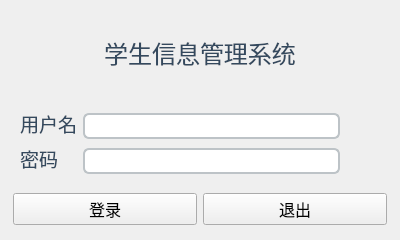
<?xml version="1.0" encoding="UTF-8"?>
<ui version="4.0">
 <class>page_login</class>
 <widget class="QWidget" name="page_login">
  <property name="geometry">
   <rect>
    <x>0</x>
    <y>0</y>
    <width>400</width>
    <height>240</height>
   </rect>
  </property>
  <property name="minimumSize">
   <size>
    <width>400</width>
    <height>240</height>
   </size>
  </property>
  <property name="maximumSize">
   <size>
    <width>400</width>
    <height>240</height>
   </size>
  </property>
  <property name="windowTitle">
   <string>登录</string>
  </property>
  <property name="windowIcon">
   <iconset resource="res.qrc">
    <normaloff>:/image/login.png</normaloff>:/image/login.png</iconset>
  </property>
  <property name="toolTip">
   <string>这是登录窗口</string>
  </property>
  <layout class="QGridLayout" name="gridLayout_3">
   <item row="0" column="0">
    <widget class="QLabel" name="label_3">
     <property name="minimumSize">
      <size>
       <width>0</width>
       <height>60</height>
      </size>
     </property>
     <property name="font">
      <font>
       <family>Agency FB</family>
       <pointsize>18</pointsize>
      </font>
     </property>
     <property name="styleSheet">
      <string notr="true">QLabel{color:#34495e;}</string>
     </property>
     <property name="text">
      <string>学生信息管理系统</string>
     </property>
     <property name="alignment">
      <set>Qt::AlignCenter</set>
     </property>
    </widget>
   </item>
   <item row="1" column="0">
    <widget class="QWidget" name="widget_2" native="true">
     <property name="font">
      <font>
       <family>Agency FB</family>
       <pointsize>14</pointsize>
      </font>
     </property>
     <property name="styleSheet">
      <string notr="true">QLabel{color:#34495e;}
QLineEdit{border:2px solid #bdc3c7;min-height:22;border-radius:6}</string>
     </property>
     <layout class="QGridLayout" name="gridLayout_2">
      <item row="0" column="0">
       <widget class="QLabel" name="label">
        <property name="font">
         <font>
          <family>Agency FB</family>
          <pointsize>14</pointsize>
         </font>
        </property>
        <property name="text">
         <string>用户名</string>
        </property>
       </widget>
      </item>
      <item row="1" column="0">
       <widget class="QLabel" name="label_2">
        <property name="font">
         <font>
          <family>Agency FB</family>
          <pointsize>14</pointsize>
         </font>
        </property>
        <property name="text">
         <string>密码</string>
        </property>
       </widget>
      </item>
      <item row="0" column="2">
       <spacer name="horizontalSpacer">
        <property name="orientation">
         <enum>Qt::Horizontal</enum>
        </property>
        <property name="sizeType">
         <enum>QSizePolicy::Minimum</enum>
        </property>
        <property name="sizeHint" stdset="0">
         <size>
          <width>40</width>
          <height>20</height>
         </size>
        </property>
       </spacer>
      </item>
      <item row="0" column="1">
       <widget class="QLineEdit" name="le_username">
        <property name="maximumSize">
         <size>
          <width>16777215</width>
          <height>20</height>
         </size>
        </property>
       </widget>
      </item>
      <item row="1" column="1">
       <widget class="QLineEdit" name="le_password">
        <property name="maximumSize">
         <size>
          <width>16777215</width>
          <height>20</height>
         </size>
        </property>
        <property name="echoMode">
         <enum>QLineEdit::Password</enum>
        </property>
       </widget>
      </item>
     </layout>
    </widget>
   </item>
   <item row="2" column="0">
    <widget class="QWidget" name="widget" native="true">
     <property name="maximumSize">
      <size>
       <width>16777215</width>
       <height>40</height>
      </size>
     </property>
     <layout class="QGridLayout" name="gridLayout">
      <property name="leftMargin">
       <number>2</number>
      </property>
      <property name="topMargin">
       <number>0</number>
      </property>
      <property name="rightMargin">
       <number>2</number>
      </property>
      <property name="bottomMargin">
       <number>0</number>
      </property>
      <property name="horizontalSpacing">
       <number>6</number>
      </property>
      <property name="verticalSpacing">
       <number>0</number>
      </property>
      <item row="0" column="0">
       <widget class="QPushButton" name="btn_login">
        <property name="minimumSize">
         <size>
          <width>0</width>
          <height>25</height>
         </size>
        </property>
        <property name="font">
         <font>
          <family>Agency FB</family>
          <pointsize>12</pointsize>
         </font>
        </property>
        <property name="styleSheet">
         <string notr="true">QPushButton{border-radius:6;color:white;background-color:#34495e};</string>
        </property>
        <property name="text">
         <string>登录</string>
        </property>
       </widget>
      </item>
      <item row="0" column="1">
       <widget class="QPushButton" name="btn_exit">
        <property name="minimumSize">
         <size>
          <width>0</width>
          <height>25</height>
         </size>
        </property>
        <property name="font">
         <font>
          <family>Agency FB</family>
          <pointsize>12</pointsize>
         </font>
        </property>
        <property name="styleSheet">
         <string notr="true">QPushButton{border-radius:6;color:white;background-color:#34495e};</string>
        </property>
        <property name="text">
         <string>退出</string>
        </property>
       </widget>
      </item>
     </layout>
    </widget>
   </item>
  </layout>
 </widget>
 <resources>
  <include location="res.qrc"/>
 </resources>
 <connections/>
</ui>
